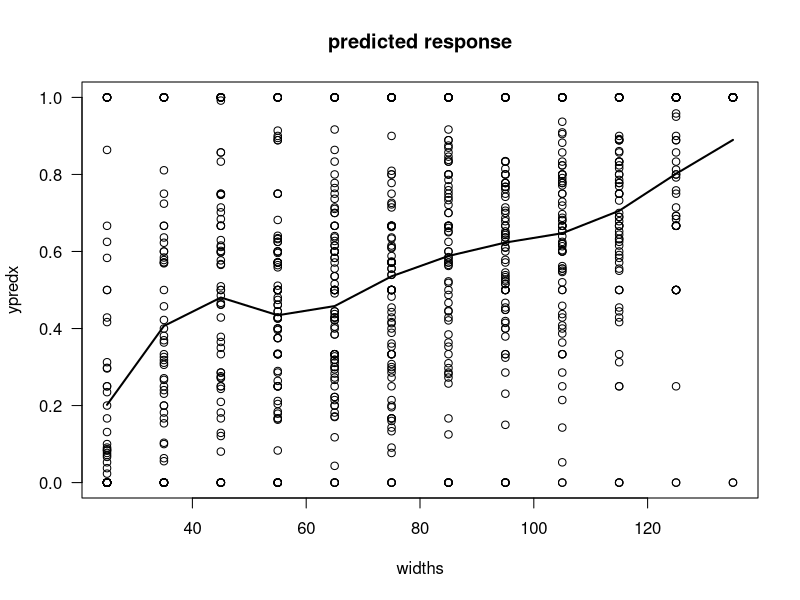
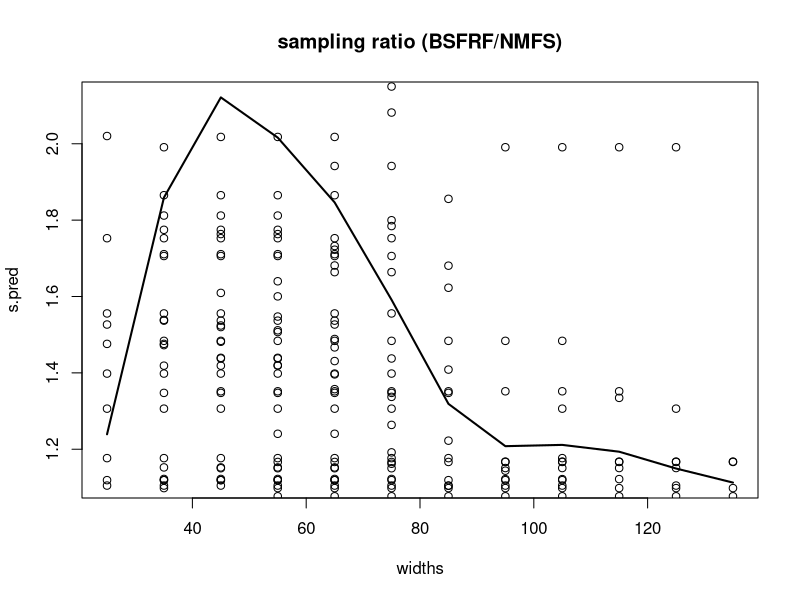
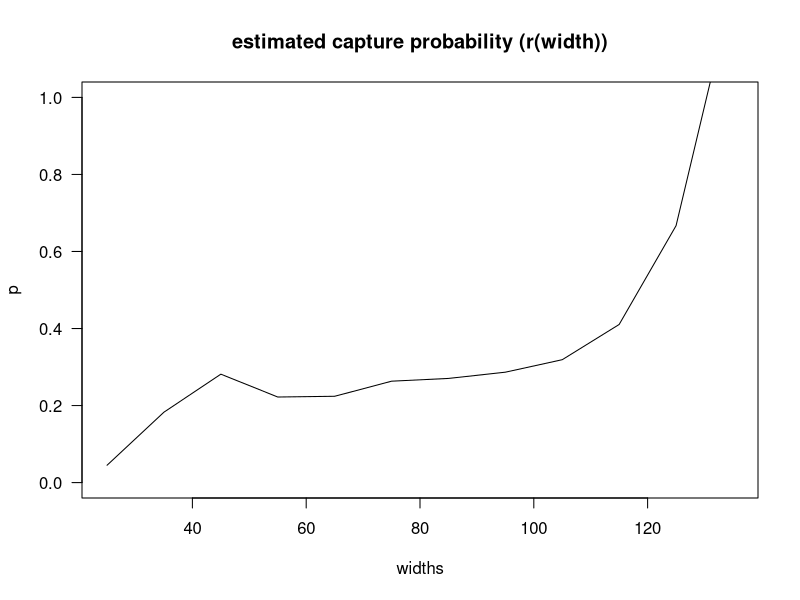

Write the R code that produced these figures, in order.
Binomial.gam.model4.new<-function (){
    dat <- pcapture.data.selectmodel.males
    width <- dat$width;    #--carapace widths
    meas.b <- dat$meas.b   #--number of measaured crab, BSFRF
    meas.n <- dat$meas.n   #--number of measured crab, NMFS
    sed <- dat$phi         #--sediment size, expressed in units of phi = -ln(grain size in mm)
    dep <- dat$depth       #--trawl depth
    #--fit to binomial model (successes, failures) with mean response s(Z) + s(phi, D))
    #----note: model includes an intercept term
    fit1 <- gam(cbind(meas.n, meas.b) ~ s(width) + s(sed, dep), family = binomial)
    print(summary(fit1))
    cat("AIC=", AIC(fit1), "\n")
    cat.b <- dat$num.b; #--expanded catch numbers, BSFRF
    cat.n <- dat$num.n; #--expanded catch numbers, NMFS
    cat.b[cat.b == 0] <- 1
    cat.n[cat.n == 0] <- 1
    sp.b <- meas.b/cat.b; #--sampling factor, BSFRF
    sp.n <- meas.n/cat.n; #--sampling factor, NMFS
    sp.b[sp.b == 0] <- 1
    sp.n[sp.n == 0] <- 1
    sam.rat <- sp.b/sp.n; #--sampling ratio
    area.b <- dat$area.b;  #--area swept, BSFRF
    area.n <- dat$area.n;  #--area swept, NMFS
    a.rat <- area.b/area.n;  #--relative area swept, BSFRF:NMFS
    #--predict response
    ypred <- predict(fit1, type = "response")
    ypredx <- tapply(ypred, width, mean)
    y <- ypredx
    widths <- as.numeric(names(ypredx))
    plot(widths, ypredx, ylim = c(0, 1), las = 1, type="l", lty=1, lwd=2);
    points(width,meas.n/(meas.n+meas.b));
    title("predicted response");
    cat(widths, "\n")
    #--what's this section doing?
    a.rat.mean <- mean(a.rat); #--was 0.144
    sam.rat <- (sam.rat)^0.25; #--variance stabilization?
    gfit <- gam(sam.rat ~ s(width))
    s.pred <- predict.gam(gfit, newdata = data.frame(width = widths))
    s.pred <- s.pred^4
    plot(widths, s.pred, type="l", lty=1, lwd=2);
    points(width,sam.rat);
    title("sampling ratio (BSFRF/NMFS)");

    #--plot capture probability (similar to Fig. 6 from Somerton et al., 2013)
    p <- (y * s.pred * a.rat.mean)/(1 - y); #--follows from eq. 3 in Somerton et al 2013
    plot(widths, p, ylim = c(0, 1), las = 1, type = "l")
    title("estimated capture probability (r(width))")

    #--can't do the following: "loglike.sol" is unavailable from what Bob sent me
    #----what is it?--assessment model estimate of selectivity?
    if (FALSE){
        points(loglike.sol$width, loglike.sol$pcap, col = 5)
        fit3 <- gam(loglike.sol$pcap ~ s(loglike.sol$width))
        lines(loglike.sol$width, fit3$fitted, col = 5)
    }
    return(fit1)
}

#--run function
require(mgcv);
pcapture.data.selectmodel.males<-read.csv("McConnaughey_data.csv",stringsAsFactors=FALSE,header=TRUE,skip=1);
predict.gam.males.new<-Binomial.gam.model4.new();#--fitted model for gam(cbind(meas.n, meas.b) ~ s(width) + s(sed, dep),family = binomial)

